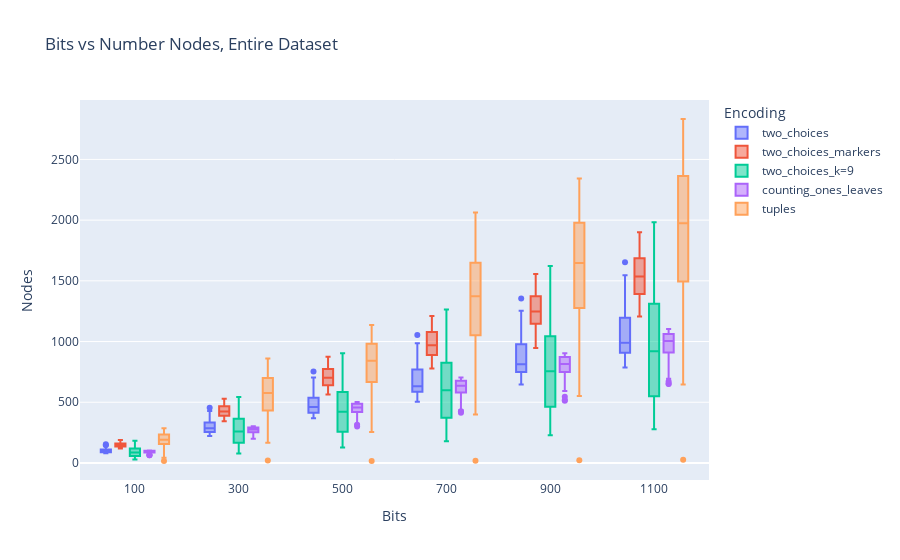
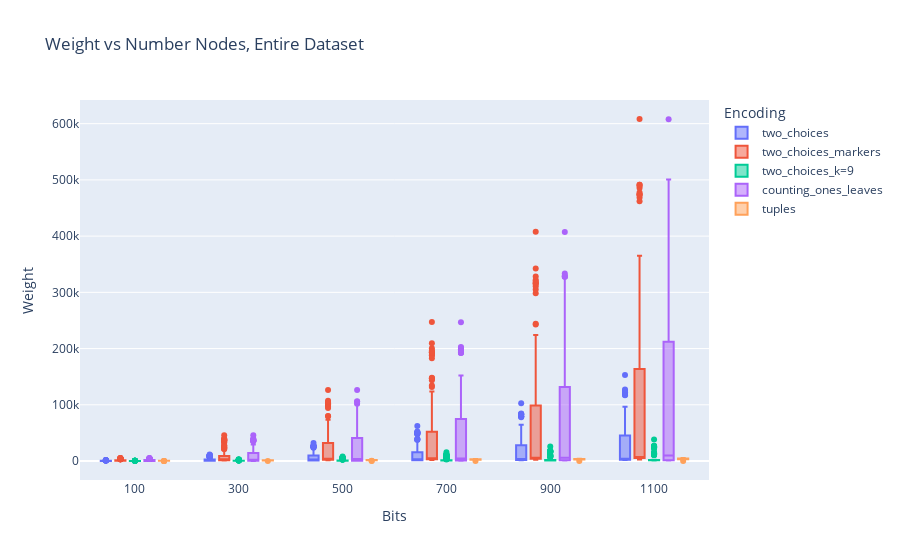
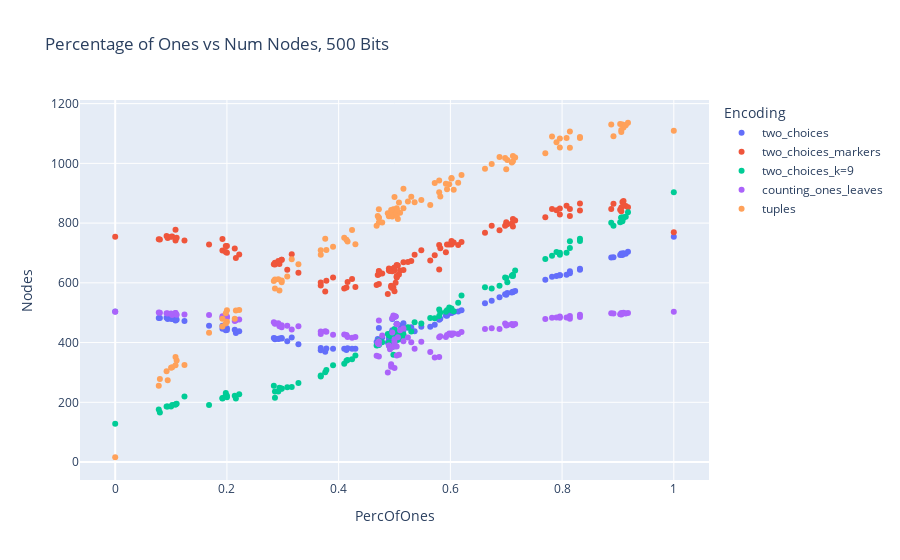
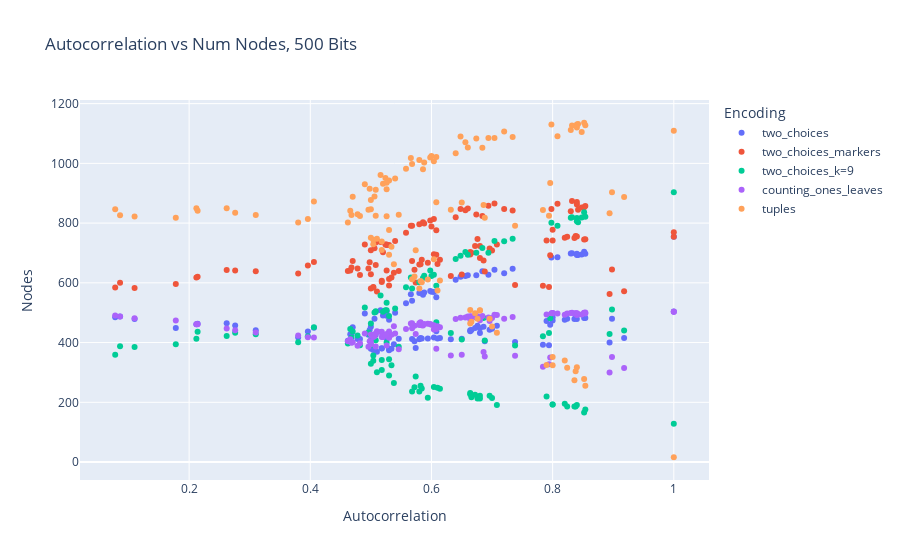

Source (notebook cell) for these figures, in order:
### Markdown cell above
#### 4. Reports

### Code cell
fig = px.box(df, x="Bits", y="Nodes", color="Encoding", 
             title="Bits vs Number Nodes, Entire Dataset")
fig.show()

fig = px.box(df, x="Bits", y="Weight", color="Encoding", 
             title="Weight vs Number Nodes, Entire Dataset")
fig.show()

df_500 = df[df['Bits'] == 500] 
fig = px.scatter(df_500, x="PercOfOnes", y="Nodes", color="Encoding", 
             title="Percentage of Ones vs Num Nodes, 500 Bits")
fig.show()

fig = px.scatter(df_500, x="Autocorrelation", y="Nodes", color="Encoding", 
             title="Autocorrelation vs Num Nodes, 500 Bits")
fig.show()

### Figure 1 — Plotly figure (JSON) as saved in the notebook; plotly's stock layout.template omitted (floating-point values rounded to 4 significant figures; data arrays with more than 128 entries replaced by an {"elided": "..."} marker saying what was removed)
{"data": [{"alignmentgroup": "True", "hovertemplate": "Encoding=two_choices<br>Bits=%{x}<br>Nodes=%{y}<extra></extra>", "legendgroup": "two_choices", "marker": {"color": "#636efa"}, "name": "two_choices", "notched": false, "offsetgroup": "two_choices", "orientation": "v", "showlegend": true, "type": "box", "x": {"elided": "714 int values"}, "x0": " ", "xaxis": "x", "y": {"elided": "714 int values"}, "y0": " ", "yaxis": "y"}, {"alignmentgroup": "True", "hovertemplate": "Encoding=two_choices_markers<br>Bits=%{x}<br>Nodes=%{y}<extra></extra>", "legendgroup": "two_choices_markers", "marker": {"color": "#EF553B"}, "name": "two_choices_markers", "notched": false, "offsetgroup": "two_choices_markers", "orientation": "v", "showlegend": true, "type": "box", "x": {"elided": "714 int values"}, "x0": " ", "xaxis": "x", "y": {"elided": "714 int values"}, "y0": " ", "yaxis": "y"}, {"alignmentgroup": "True", "hovertemplate": "Encoding=two_choices_k=9<br>Bits=%{x}<br>Nodes=%{y}<extra></extra>", "legendgroup": "two_choices_k=9", "marker": {"color": "#00cc96"}, "name": "two_choices_k=9", "notched": false, "offsetgroup": "two_choices_k=9", "orientation": "v", "showlegend": true, "type": "box", "x": {"elided": "714 int values"}, "x0": " ", "xaxis": "x", "y": {"elided": "714 int values"}, "y0": " ", "yaxis": "y"}, {"alignmentgroup": "True", "hovertemplate": "Encoding=counting_ones_leaves<br>Bits=%{x}<br>Nodes=%{y}<extra></extra>", "legendgroup": "counting_ones_leaves", "marker": {"color": "#ab63fa"}, "name": "counting_ones_leaves", "notched": false, "offsetgroup": "counting_ones_leaves", "orientation": "v", "showlegend": true, "type": "box", "x": {"elided": "714 int values"}, "x0": " ", "xaxis": "x", "y": {"elided": "714 int values"}, "y0": " ", "yaxis": "y"}, {"alignmentgroup": "True", "hovertemplate": "Encoding=tuples<br>Bits=%{x}<br>Nodes=%{y}<extra></extra>", "legendgroup": "tuples", "marker": {"color": "#FFA15A"}, "name": "tuples", "notched": false, "offsetgroup": "tuples", "orientation": "v", "showlegend": true, "type": "box", "x": {"elided": "714 int values"}, "x0": " ", "xaxis": "x", "y": {"elided": "714 int values"}, "y0": " ", "yaxis": "y"}], "layout": {"boxmode": "group", "legend": {"title": {"text": "Encoding"}, "tracegroupgap": 0}, "title": {"text": "Bits vs Number Nodes, Entire Dataset"}, "xaxis": {"anchor": "y", "domain": [0, 1], "title": {"text": "Bits"}}, "yaxis": {"anchor": "x", "domain": [0, 1], "title": {"text": "Nodes"}}}}

### Figure 2 — Plotly figure (JSON) as saved in the notebook; plotly's stock layout.template omitted (floating-point values rounded to 4 significant figures; data arrays with more than 128 entries replaced by an {"elided": "..."} marker saying what was removed)
{"data": [{"alignmentgroup": "True", "hovertemplate": "Encoding=two_choices<br>Bits=%{x}<br>Weight=%{y}<extra></extra>", "legendgroup": "two_choices", "marker": {"color": "#636efa"}, "name": "two_choices", "notched": false, "offsetgroup": "two_choices", "orientation": "v", "showlegend": true, "type": "box", "x": {"elided": "714 int values"}, "x0": " ", "xaxis": "x", "y": {"elided": "714 int values"}, "y0": " ", "yaxis": "y"}, {"alignmentgroup": "True", "hovertemplate": "Encoding=two_choices_markers<br>Bits=%{x}<br>Weight=%{y}<extra></extra>", "legendgroup": "two_choices_markers", "marker": {"color": "#EF553B"}, "name": "two_choices_markers", "notched": false, "offsetgroup": "two_choices_markers", "orientation": "v", "showlegend": true, "type": "box", "x": {"elided": "714 int values"}, "x0": " ", "xaxis": "x", "y": {"elided": "714 int values"}, "y0": " ", "yaxis": "y"}, {"alignmentgroup": "True", "hovertemplate": "Encoding=two_choices_k=9<br>Bits=%{x}<br>Weight=%{y}<extra></extra>", "legendgroup": "two_choices_k=9", "marker": {"color": "#00cc96"}, "name": "two_choices_k=9", "notched": false, "offsetgroup": "two_choices_k=9", "orientation": "v", "showlegend": true, "type": "box", "x": {"elided": "714 int values"}, "x0": " ", "xaxis": "x", "y": {"elided": "714 int values"}, "y0": " ", "yaxis": "y"}, {"alignmentgroup": "True", "hovertemplate": "Encoding=counting_ones_leaves<br>Bits=%{x}<br>Weight=%{y}<extra></extra>", "legendgroup": "counting_ones_leaves", "marker": {"color": "#ab63fa"}, "name": "counting_ones_leaves", "notched": false, "offsetgroup": "counting_ones_leaves", "orientation": "v", "showlegend": true, "type": "box", "x": {"elided": "714 int values"}, "x0": " ", "xaxis": "x", "y": {"elided": "714 int values"}, "y0": " ", "yaxis": "y"}, {"alignmentgroup": "True", "hovertemplate": "Encoding=tuples<br>Bits=%{x}<br>Weight=%{y}<extra></extra>", "legendgroup": "tuples", "marker": {"color": "#FFA15A"}, "name": "tuples", "notched": false, "offsetgroup": "tuples", "orientation": "v", "showlegend": true, "type": "box", "x": {"elided": "714 int values"}, "x0": " ", "xaxis": "x", "y": {"elided": "714 int values"}, "y0": " ", "yaxis": "y"}], "layout": {"boxmode": "group", "legend": {"title": {"text": "Encoding"}, "tracegroupgap": 0}, "title": {"text": "Weight vs Number Nodes, Entire Dataset"}, "xaxis": {"anchor": "y", "domain": [0, 1], "title": {"text": "Bits"}}, "yaxis": {"anchor": "x", "domain": [0, 1], "title": {"text": "Weight"}}}}

### Figure 3 — Plotly figure (JSON) as saved in the notebook; plotly's stock layout.template omitted (floating-point values rounded to 4 significant figures)
{"data": [{"hovertemplate": "Encoding=two_choices<br>PercOfOnes=%{x}<br>Nodes=%{y}<extra></extra>", "legendgroup": "two_choices", "marker": {"color": "#636efa", "symbol": "circle"}, "mode": "markers", "name": "two_choices", "orientation": "v", "showlegend": true, "type": "scatter", "x": [0.092, 0.08, 0.102, 0.108, 0.108, 0.094, 0.11, 0.078, 0.1, 0.124, 0.216, 0.192, 0.168, 0.2, 0.192, 0.2, 0.198, 0.222, 0.214, 0.198, 0.308, 0.284, 0.316, 0.298, 0.298, 0.294, 0.286, 0.286, 0.292, 0.328, 0.376, 0.39, 0.41, 0.43, 0.378, 0.368, 0.424, 0.414, 0.416, 0.368, 0.53, 0.492, 0.47, 0.49, 0.548, 0.472, 0.472, 0.498, 0.5, 0.49, 0.58, 0.582, 0.598, 0.592, 0.614, 0.62, 0.594, 0.602, 0.606, 0.602, 0.674, 0.698, 0.702, 0.7, 0.71, 0.712, 0.712, 0.662, 0.688, 0.716, 0.796, 0.79, 0.832, 0.814, 0.814, 0.77, 0.782, 0.808, 0.796, 0.832, 0.888, 0.918, 0.906, 0.892, 0.904, 0.906, 0.908, 0.91, 0.914, 0.91, 0, 1, 0.498, 0.502, 0.496, 0.504, 0.472, 0.504, 0.496, 0.51, 0.516, 0.506, 0.478, 0.524, 0.504, 0.516, 0.5, 0.536, 0.508, 0.504, 0.472, 0.468, 0.564, 0.494, 0.572, 0.494, 0.58, 0.5, 0.488], "xaxis": "x", "y": [483, 482, 479, 474, 485, 479, 476, 482, 480, 472, 432, 456, 456, 448, 446, 442, 449, 438, 443, 441, 404, 415, 417, 414, 415, 414, 411, 414, 412, 394, 369, 379, 379, 379, 380, 374, 379, 375, 381, 382, 451, 413, 412, 413, 453, 406, 408, 426, 428, 412, 476, 480, 497, 491, 504, 508, 490, 499, 502, 500, 540, 562, 566, 560, 568, 569, 570, 532, 552, 573, 625, 623, 644, 632, 639, 610, 620, 627, 625, 647, 685, 704, 698, 686, 693, 695, 693, 699, 697, 697, 504, 754, 485, 487, 479, 461, 449, 463, 441, 457, 465, 437, 417, 450, 426, 442, 426, 438, 413, 411, 404, 402, 453, 393, 460, 391, 480, 415, 400], "yaxis": "y"}, {"hovertemplate": "Encoding=two_choices_markers<br>PercOfOnes=%{x}<br>Nodes=%{y}<extra></extra>", "legendgroup": "two_choices_markers", "marker": {"color": "#EF553B", "symbol": "circle"}, "mode": "markers", "name": "two_choices_markers", "orientation": "v", "showlegend": true, "type": "scatter", "x": [0.092, 0.08, 0.102, 0.108, 0.108, 0.094, 0.11, 0.078, 0.1, 0.124, 0.216, 0.192, 0.168, 0.2, 0.192, 0.2, 0.198, 0.222, 0.214, 0.198, 0.308, 0.284, 0.316, 0.298, 0.298, 0.294, 0.286, 0.286, 0.292, 0.328, 0.376, 0.39, 0.41, 0.43, 0.378, 0.368, 0.424, 0.414, 0.416, 0.368, 0.53, 0.492, 0.47, 0.49, 0.548, 0.472, 0.472, 0.498, 0.5, 0.49, 0.58, 0.582, 0.598, 0.592, 0.614, 0.62, 0.594, 0.602, 0.606, 0.602, 0.674, 0.698, 0.702, 0.7, 0.71, 0.712, 0.712, 0.662, 0.688, 0.716, 0.796, 0.79, 0.832, 0.814, 0.814, 0.77, 0.782, 0.808, 0.796, 0.832, 0.888, 0.918, 0.906, 0.892, 0.904, 0.906, 0.908, 0.91, 0.914, 0.91, 0, 1, 0.498, 0.502, 0.496, 0.504, 0.472, 0.504, 0.496, 0.51, 0.516, 0.506, 0.478, 0.524, 0.504, 0.516, 0.5, 0.536, 0.508, 0.504, 0.472, 0.468, 0.564, 0.494, 0.572, 0.494, 0.58, 0.5, 0.488], "xaxis": "x", "y": [757, 745, 755, 742, 778, 750, 751, 746, 754, 742, 683, 747, 728, 723, 708, 701, 723, 695, 715, 703, 644, 662, 696, 677, 677, 663, 661, 667, 673, 634, 571, 618, 581, 586, 607, 591, 613, 584, 603, 601, 673, 640, 626, 641, 709, 640, 629, 648, 641, 648, 727, 716, 728, 702, 727, 737, 728, 728, 735, 740, 791, 791, 796, 803, 799, 814, 789, 768, 776, 809, 849, 843, 866, 847, 824, 820, 847, 858, 829, 842, 847, 853, 840, 865, 845, 852, 871, 874, 857, 862, 754, 769, 584, 600, 583, 618, 596, 620, 639, 641, 643, 658, 631, 670, 660, 669, 651, 694, 628, 623, 638, 593, 675, 590, 692, 586, 645, 572, 563], "yaxis": "y"}, {"hovertemplate": "Encoding=two_choices_k=9<br>PercOfOnes=%{x}<br>Nodes=%{y}<extra></extra>", "legendgroup": "two_choices_k=9", "marker": {"color": "#00cc96", "symbol": "circle"}, "mode": "markers", "name": "two_choices_k=9", "orientation": "v", "showlegend": true, "type": "scatter", "x": [0.092, 0.08, 0.102, 0.108, 0.108, 0.094, 0.11, 0.078, 0.1, 0.124, 0.216, 0.192, 0.168, 0.2, 0.192, 0.2, 0.198, 0.222, 0.214, 0.198, 0.308, 0.284, 0.316, 0.298, 0.298, 0.294, 0.286, 0.286, 0.292, 0.328, 0.376, 0.39, 0.41, 0.43, 0.378, 0.368, 0.424, 0.414, 0.416, 0.368, 0.53, 0.492, 0.47, 0.49, 0.548, 0.472, 0.472, 0.498, 0.5, 0.49, 0.58, 0.582, 0.598, 0.592, 0.614, 0.62, 0.594, 0.602, 0.606, 0.602, 0.674, 0.698, 0.702, 0.7, 0.71, 0.712, 0.712, 0.662, 0.688, 0.716, 0.796, 0.79, 0.832, 0.814, 0.814, 0.77, 0.782, 0.808, 0.796, 0.832, 0.888, 0.918, 0.906, 0.892, 0.904, 0.906, 0.908, 0.91, 0.914, 0.91, 0, 1, 0.498, 0.502, 0.496, 0.504, 0.472, 0.504, 0.496, 0.51, 0.516, 0.506, 0.478, 0.524, 0.504, 0.516, 0.5, 0.536, 0.508, 0.504, 0.472, 0.468, 0.564, 0.494, 0.572, 0.494, 0.58, 0.5, 0.488], "xaxis": "x", "y": [186, 166, 191, 193, 193, 186, 195, 176, 186, 219, 213, 213, 191, 222, 214, 217, 225, 227, 222, 231, 250, 255, 251, 246, 245, 249, 236, 215, 236, 265, 301, 324, 329, 357, 308, 290, 344, 339, 342, 286, 437, 386, 391, 400, 464, 397, 392, 434, 445, 424, 489, 501, 517, 503, 533, 558, 508, 508, 505, 514, 581, 618, 602, 616, 624, 627, 623, 585, 590, 641, 694, 703, 740, 739, 717, 680, 691, 701, 701, 748, 801, 836, 818, 791, 803, 819, 806, 820, 821, 817, 128, 903, 359, 388, 385, 413, 394, 436, 428, 433, 422, 421, 401, 451, 408, 428, 417, 468, 410, 432, 407, 390, 482, 421, 481, 432, 511, 440, 429], "yaxis": "y"}, {"hovertemplate": "Encoding=counting_ones_leaves<br>PercOfOnes=%{x}<br>Nodes=%{y}<extra></extra>", "legendgroup": "counting_ones_leaves", "marker": {"color": "#ab63fa", "symbol": "circle"}, "mode": "markers", "name": "counting_ones_leaves", "orientation": "v", "showlegend": true, "type": "scatter", "x": [0.092, 0.08, 0.102, 0.108, 0.108, 0.094, 0.11, 0.078, 0.1, 0.124, 0.216, 0.192, 0.168, 0.2, 0.192, 0.2, 0.198, 0.222, 0.214, 0.198, 0.308, 0.284, 0.316, 0.298, 0.298, 0.294, 0.286, 0.286, 0.292, 0.328, 0.376, 0.39, 0.41, 0.43, 0.378, 0.368, 0.424, 0.414, 0.416, 0.368, 0.53, 0.492, 0.47, 0.49, 0.548, 0.472, 0.472, 0.498, 0.5, 0.49, 0.58, 0.582, 0.598, 0.592, 0.614, 0.62, 0.594, 0.602, 0.606, 0.602, 0.674, 0.698, 0.702, 0.7, 0.71, 0.712, 0.712, 0.662, 0.688, 0.716, 0.796, 0.79, 0.832, 0.814, 0.814, 0.77, 0.782, 0.808, 0.796, 0.832, 0.888, 0.918, 0.906, 0.892, 0.904, 0.906, 0.908, 0.91, 0.914, 0.91, 0, 1, 0.498, 0.502, 0.496, 0.504, 0.472, 0.504, 0.496, 0.51, 0.516, 0.506, 0.478, 0.524, 0.504, 0.516, 0.5, 0.536, 0.508, 0.504, 0.472, 0.468, 0.564, 0.494, 0.572, 0.494, 0.58, 0.5, 0.488], "xaxis": "x", "y": [498, 500, 492, 499, 499, 497, 493, 501, 497, 494, 475, 488, 492, 483, 482, 487, 486, 477, 472, 488, 456, 468, 444, 458, 451, 455, 465, 463, 465, 455, 438, 426, 427, 419, 436, 437, 416, 425, 419, 429, 401, 378, 398, 390, 403, 404, 394, 386, 411, 389, 418, 421, 430, 419, 429, 435, 425, 425, 430, 430, 448, 464, 459, 457, 462, 458, 460, 445, 445, 462, 487, 484, 493, 480, 489, 479, 483, 484, 483, 486, 498, 499, 499, 497, 495, 494, 497, 500, 497, 498, 503, 503, 491, 487, 481, 461, 474, 461, 434, 441, 447, 418, 424, 417, 387, 404, 399, 379, 359, 357, 353, 356, 368, 319, 350, 327, 352, 315, 300], "yaxis": "y"}, {"hovertemplate": "Encoding=tuples<br>PercOfOnes=%{x}<br>Nodes=%{y}<extra></extra>", "legendgroup": "tuples", "marker": {"color": "#FFA15A", "symbol": "circle"}, "mode": "markers", "name": "tuples", "orientation": "v", "showlegend": true, "type": "scatter", "x": [0.092, 0.08, 0.102, 0.108, 0.108, 0.094, 0.11, 0.078, 0.1, 0.124, 0.216, 0.192, 0.168, 0.2, 0.192, 0.2, 0.198, 0.222, 0.214, 0.198, 0.308, 0.284, 0.316, 0.298, 0.298, 0.294, 0.286, 0.286, 0.292, 0.328, 0.376, 0.39, 0.41, 0.43, 0.378, 0.368, 0.424, 0.414, 0.416, 0.368, 0.53, 0.492, 0.47, 0.49, 0.548, 0.472, 0.472, 0.498, 0.5, 0.49, 0.58, 0.582, 0.598, 0.592, 0.614, 0.62, 0.594, 0.602, 0.606, 0.602, 0.674, 0.698, 0.702, 0.7, 0.71, 0.712, 0.712, 0.662, 0.688, 0.716, 0.796, 0.79, 0.832, 0.814, 0.814, 0.77, 0.782, 0.808, 0.796, 0.832, 0.888, 0.918, 0.906, 0.892, 0.904, 0.906, 0.908, 0.91, 0.914, 0.91, 0, 1, 0.498, 0.502, 0.496, 0.504, 0.472, 0.504, 0.496, 0.51, 0.516, 0.506, 0.478, 0.524, 0.504, 0.516, 0.5, 0.536, 0.508, 0.504, 0.472, 0.468, 0.564, 0.494, 0.572, 0.494, 0.58, 0.5, 0.488], "xaxis": "x", "y": [304, 278, 317, 352, 324, 274, 340, 255, 316, 325, 507, 480, 433, 508, 454, 470, 498, 509, 480, 464, 621, 606, 679, 602, 608, 574, 581, 611, 612, 662, 748, 721, 751, 729, 710, 694, 777, 744, 738, 709, 888, 828, 824, 823, 877, 802, 846, 845, 841, 830, 943, 889, 930, 932, 935, 961, 913, 951, 912, 949, 998, 1018, 1011, 980, 1003, 1007, 1025, 982, 1021, 1020, 1053, 1071, 1085, 1107, 1052, 1034, 1090, 1085, 1083, 1088, 1130, 1136, 1112, 1091, 1132, 1105, 1130, 1127, 1128, 1120, 16, 1109, 846, 826, 822, 850, 818, 841, 827, 835, 850, 814, 802, 872, 825, 915, 827, 870, 869, 845, 818, 791, 861, 844, 934, 825, 903, 887, 833], "yaxis": "y"}], "layout": {"legend": {"title": {"text": "Encoding"}, "tracegroupgap": 0}, "title": {"text": "Percentage of Ones vs Num Nodes, 500 Bits"}, "xaxis": {"anchor": "y", "domain": [0, 1], "title": {"text": "PercOfOnes"}}, "yaxis": {"anchor": "x", "domain": [0, 1], "title": {"text": "Nodes"}}}}

### Figure 4 — Plotly figure (JSON) as saved in the notebook; plotly's stock layout.template omitted (floating-point values rounded to 4 significant figures)
{"data": [{"hovertemplate": "Encoding=two_choices<br>Autocorrelation=%{x}<br>Nodes=%{y}<extra></extra>", "legendgroup": "two_choices", "marker": {"color": "#636efa", "symbol": "circle"}, "mode": "markers", "name": "two_choices", "orientation": "v", "showlegend": true, "type": "scatter", "x": [0.838, 0.852, 0.84, 0.8, 0.8, 0.836, 0.82, 0.854, 0.824, 0.79, 0.68, 0.676, 0.708, 0.68, 0.7, 0.666, 0.672, 0.664, 0.696, 0.664, 0.572, 0.582, 0.604, 0.584, 0.614, 0.61, 0.58, 0.594, 0.568, 0.538, 0.51, 0.534, 0.5, 0.504, 0.518, 0.53, 0.53, 0.504, 0.518, 0.574, 0.47, 0.546, 0.482, 0.526, 0.5, 0.462, 0.5, 0.496, 0.466, 0.478, 0.53, 0.506, 0.49, 0.52, 0.526, 0.516, 0.526, 0.524, 0.508, 0.54, 0.568, 0.566, 0.58, 0.586, 0.588, 0.604, 0.6, 0.558, 0.608, 0.598, 0.66, 0.656, 0.704, 0.72, 0.684, 0.64, 0.648, 0.694, 0.674, 0.734, 0.798, 0.852, 0.83, 0.808, 0.842, 0.848, 0.84, 0.832, 0.854, 0.84, 1, 1, 0.078, 0.086, 0.11, 0.212, 0.178, 0.214, 0.31, 0.276, 0.262, 0.396, 0.38, 0.406, 0.508, 0.498, 0.468, 0.608, 0.65, 0.632, 0.688, 0.738, 0.686, 0.784, 0.796, 0.794, 0.898, 0.918, 0.894], "xaxis": "x", "y": [483, 482, 479, 474, 485, 479, 476, 482, 480, 472, 432, 456, 456, 448, 446, 442, 449, 438, 443, 441, 404, 415, 417, 414, 415, 414, 411, 414, 412, 394, 369, 379, 379, 379, 380, 374, 379, 375, 381, 382, 451, 413, 412, 413, 453, 406, 408, 426, 428, 412, 476, 480, 497, 491, 504, 508, 490, 499, 502, 500, 540, 562, 566, 560, 568, 569, 570, 532, 552, 573, 625, 623, 644, 632, 639, 610, 620, 627, 625, 647, 685, 704, 698, 686, 693, 695, 693, 699, 697, 697, 504, 754, 485, 487, 479, 461, 449, 463, 441, 457, 465, 437, 417, 450, 426, 442, 426, 438, 413, 411, 404, 402, 453, 393, 460, 391, 480, 415, 400], "yaxis": "y"}, {"hovertemplate": "Encoding=two_choices_markers<br>Autocorrelation=%{x}<br>Nodes=%{y}<extra></extra>", "legendgroup": "two_choices_markers", "marker": {"color": "#EF553B", "symbol": "circle"}, "mode": "markers", "name": "two_choices_markers", "orientation": "v", "showlegend": true, "type": "scatter", "x": [0.838, 0.852, 0.84, 0.8, 0.8, 0.836, 0.82, 0.854, 0.824, 0.79, 0.68, 0.676, 0.708, 0.68, 0.7, 0.666, 0.672, 0.664, 0.696, 0.664, 0.572, 0.582, 0.604, 0.584, 0.614, 0.61, 0.58, 0.594, 0.568, 0.538, 0.51, 0.534, 0.5, 0.504, 0.518, 0.53, 0.53, 0.504, 0.518, 0.574, 0.47, 0.546, 0.482, 0.526, 0.5, 0.462, 0.5, 0.496, 0.466, 0.478, 0.53, 0.506, 0.49, 0.52, 0.526, 0.516, 0.526, 0.524, 0.508, 0.54, 0.568, 0.566, 0.58, 0.586, 0.588, 0.604, 0.6, 0.558, 0.608, 0.598, 0.66, 0.656, 0.704, 0.72, 0.684, 0.64, 0.648, 0.694, 0.674, 0.734, 0.798, 0.852, 0.83, 0.808, 0.842, 0.848, 0.84, 0.832, 0.854, 0.84, 1, 1, 0.078, 0.086, 0.11, 0.212, 0.178, 0.214, 0.31, 0.276, 0.262, 0.396, 0.38, 0.406, 0.508, 0.498, 0.468, 0.608, 0.65, 0.632, 0.688, 0.738, 0.686, 0.784, 0.796, 0.794, 0.898, 0.918, 0.894], "xaxis": "x", "y": [757, 745, 755, 742, 778, 750, 751, 746, 754, 742, 683, 747, 728, 723, 708, 701, 723, 695, 715, 703, 644, 662, 696, 677, 677, 663, 661, 667, 673, 634, 571, 618, 581, 586, 607, 591, 613, 584, 603, 601, 673, 640, 626, 641, 709, 640, 629, 648, 641, 648, 727, 716, 728, 702, 727, 737, 728, 728, 735, 740, 791, 791, 796, 803, 799, 814, 789, 768, 776, 809, 849, 843, 866, 847, 824, 820, 847, 858, 829, 842, 847, 853, 840, 865, 845, 852, 871, 874, 857, 862, 754, 769, 584, 600, 583, 618, 596, 620, 639, 641, 643, 658, 631, 670, 660, 669, 651, 694, 628, 623, 638, 593, 675, 590, 692, 586, 645, 572, 563], "yaxis": "y"}, {"hovertemplate": "Encoding=two_choices_k=9<br>Autocorrelation=%{x}<br>Nodes=%{y}<extra></extra>", "legendgroup": "two_choices_k=9", "marker": {"color": "#00cc96", "symbol": "circle"}, "mode": "markers", "name": "two_choices_k=9", "orientation": "v", "showlegend": true, "type": "scatter", "x": [0.838, 0.852, 0.84, 0.8, 0.8, 0.836, 0.82, 0.854, 0.824, 0.79, 0.68, 0.676, 0.708, 0.68, 0.7, 0.666, 0.672, 0.664, 0.696, 0.664, 0.572, 0.582, 0.604, 0.584, 0.614, 0.61, 0.58, 0.594, 0.568, 0.538, 0.51, 0.534, 0.5, 0.504, 0.518, 0.53, 0.53, 0.504, 0.518, 0.574, 0.47, 0.546, 0.482, 0.526, 0.5, 0.462, 0.5, 0.496, 0.466, 0.478, 0.53, 0.506, 0.49, 0.52, 0.526, 0.516, 0.526, 0.524, 0.508, 0.54, 0.568, 0.566, 0.58, 0.586, 0.588, 0.604, 0.6, 0.558, 0.608, 0.598, 0.66, 0.656, 0.704, 0.72, 0.684, 0.64, 0.648, 0.694, 0.674, 0.734, 0.798, 0.852, 0.83, 0.808, 0.842, 0.848, 0.84, 0.832, 0.854, 0.84, 1, 1, 0.078, 0.086, 0.11, 0.212, 0.178, 0.214, 0.31, 0.276, 0.262, 0.396, 0.38, 0.406, 0.508, 0.498, 0.468, 0.608, 0.65, 0.632, 0.688, 0.738, 0.686, 0.784, 0.796, 0.794, 0.898, 0.918, 0.894], "xaxis": "x", "y": [186, 166, 191, 193, 193, 186, 195, 176, 186, 219, 213, 213, 191, 222, 214, 217, 225, 227, 222, 231, 250, 255, 251, 246, 245, 249, 236, 215, 236, 265, 301, 324, 329, 357, 308, 290, 344, 339, 342, 286, 437, 386, 391, 400, 464, 397, 392, 434, 445, 424, 489, 501, 517, 503, 533, 558, 508, 508, 505, 514, 581, 618, 602, 616, 624, 627, 623, 585, 590, 641, 694, 703, 740, 739, 717, 680, 691, 701, 701, 748, 801, 836, 818, 791, 803, 819, 806, 820, 821, 817, 128, 903, 359, 388, 385, 413, 394, 436, 428, 433, 422, 421, 401, 451, 408, 428, 417, 468, 410, 432, 407, 390, 482, 421, 481, 432, 511, 440, 429], "yaxis": "y"}, {"hovertemplate": "Encoding=counting_ones_leaves<br>Autocorrelation=%{x}<br>Nodes=%{y}<extra></extra>", "legendgroup": "counting_ones_leaves", "marker": {"color": "#ab63fa", "symbol": "circle"}, "mode": "markers", "name": "counting_ones_leaves", "orientation": "v", "showlegend": true, "type": "scatter", "x": [0.838, 0.852, 0.84, 0.8, 0.8, 0.836, 0.82, 0.854, 0.824, 0.79, 0.68, 0.676, 0.708, 0.68, 0.7, 0.666, 0.672, 0.664, 0.696, 0.664, 0.572, 0.582, 0.604, 0.584, 0.614, 0.61, 0.58, 0.594, 0.568, 0.538, 0.51, 0.534, 0.5, 0.504, 0.518, 0.53, 0.53, 0.504, 0.518, 0.574, 0.47, 0.546, 0.482, 0.526, 0.5, 0.462, 0.5, 0.496, 0.466, 0.478, 0.53, 0.506, 0.49, 0.52, 0.526, 0.516, 0.526, 0.524, 0.508, 0.54, 0.568, 0.566, 0.58, 0.586, 0.588, 0.604, 0.6, 0.558, 0.608, 0.598, 0.66, 0.656, 0.704, 0.72, 0.684, 0.64, 0.648, 0.694, 0.674, 0.734, 0.798, 0.852, 0.83, 0.808, 0.842, 0.848, 0.84, 0.832, 0.854, 0.84, 1, 1, 0.078, 0.086, 0.11, 0.212, 0.178, 0.214, 0.31, 0.276, 0.262, 0.396, 0.38, 0.406, 0.508, 0.498, 0.468, 0.608, 0.65, 0.632, 0.688, 0.738, 0.686, 0.784, 0.796, 0.794, 0.898, 0.918, 0.894], "xaxis": "x", "y": [498, 500, 492, 499, 499, 497, 493, 501, 497, 494, 475, 488, 492, 483, 482, 487, 486, 477, 472, 488, 456, 468, 444, 458, 451, 455, 465, 463, 465, 455, 438, 426, 427, 419, 436, 437, 416, 425, 419, 429, 401, 378, 398, 390, 403, 404, 394, 386, 411, 389, 418, 421, 430, 419, 429, 435, 425, 425, 430, 430, 448, 464, 459, 457, 462, 458, 460, 445, 445, 462, 487, 484, 493, 480, 489, 479, 483, 484, 483, 486, 498, 499, 499, 497, 495, 494, 497, 500, 497, 498, 503, 503, 491, 487, 481, 461, 474, 461, 434, 441, 447, 418, 424, 417, 387, 404, 399, 379, 359, 357, 353, 356, 368, 319, 350, 327, 352, 315, 300], "yaxis": "y"}, {"hovertemplate": "Encoding=tuples<br>Autocorrelation=%{x}<br>Nodes=%{y}<extra></extra>", "legendgroup": "tuples", "marker": {"color": "#FFA15A", "symbol": "circle"}, "mode": "markers", "name": "tuples", "orientation": "v", "showlegend": true, "type": "scatter", "x": [0.838, 0.852, 0.84, 0.8, 0.8, 0.836, 0.82, 0.854, 0.824, 0.79, 0.68, 0.676, 0.708, 0.68, 0.7, 0.666, 0.672, 0.664, 0.696, 0.664, 0.572, 0.582, 0.604, 0.584, 0.614, 0.61, 0.58, 0.594, 0.568, 0.538, 0.51, 0.534, 0.5, 0.504, 0.518, 0.53, 0.53, 0.504, 0.518, 0.574, 0.47, 0.546, 0.482, 0.526, 0.5, 0.462, 0.5, 0.496, 0.466, 0.478, 0.53, 0.506, 0.49, 0.52, 0.526, 0.516, 0.526, 0.524, 0.508, 0.54, 0.568, 0.566, 0.58, 0.586, 0.588, 0.604, 0.6, 0.558, 0.608, 0.598, 0.66, 0.656, 0.704, 0.72, 0.684, 0.64, 0.648, 0.694, 0.674, 0.734, 0.798, 0.852, 0.83, 0.808, 0.842, 0.848, 0.84, 0.832, 0.854, 0.84, 1, 1, 0.078, 0.086, 0.11, 0.212, 0.178, 0.214, 0.31, 0.276, 0.262, 0.396, 0.38, 0.406, 0.508, 0.498, 0.468, 0.608, 0.65, 0.632, 0.688, 0.738, 0.686, 0.784, 0.796, 0.794, 0.898, 0.918, 0.894], "xaxis": "x", "y": [304, 278, 317, 352, 324, 274, 340, 255, 316, 325, 507, 480, 433, 508, 454, 470, 498, 509, 480, 464, 621, 606, 679, 602, 608, 574, 581, 611, 612, 662, 748, 721, 751, 729, 710, 694, 777, 744, 738, 709, 888, 828, 824, 823, 877, 802, 846, 845, 841, 830, 943, 889, 930, 932, 935, 961, 913, 951, 912, 949, 998, 1018, 1011, 980, 1003, 1007, 1025, 982, 1021, 1020, 1053, 1071, 1085, 1107, 1052, 1034, 1090, 1085, 1083, 1088, 1130, 1136, 1112, 1091, 1132, 1105, 1130, 1127, 1128, 1120, 16, 1109, 846, 826, 822, 850, 818, 841, 827, 835, 850, 814, 802, 872, 825, 915, 827, 870, 869, 845, 818, 791, 861, 844, 934, 825, 903, 887, 833], "yaxis": "y"}], "layout": {"legend": {"title": {"text": "Encoding"}, "tracegroupgap": 0}, "title": {"text": "Autocorrelation vs Num Nodes, 500 Bits"}, "xaxis": {"anchor": "y", "domain": [0, 1], "title": {"text": "Autocorrelation"}}, "yaxis": {"anchor": "x", "domain": [0, 1], "title": {"text": "Nodes"}}}}
